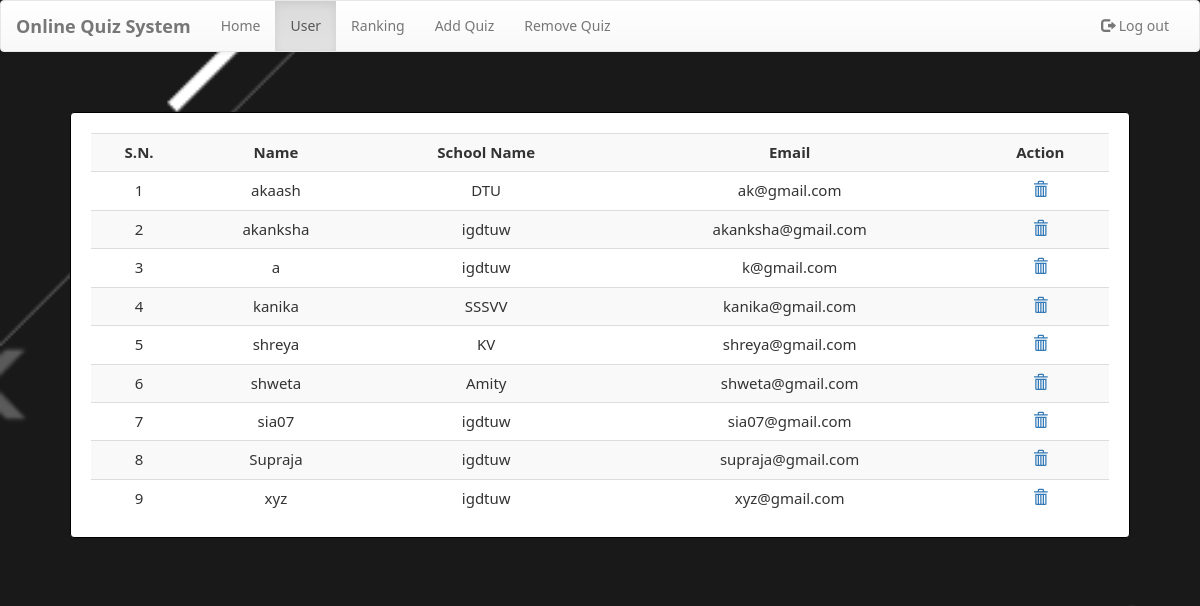
The page /dashboard.php?q=1 (signed in) on the database its author committed.
### tables this page shows
CREATE TABLE `user` (
  `name` varchar(50) NOT NULL,
  `school_name` varchar(100) NOT NULL,
  `email` varchar(50) NOT NULL,
  `password` varchar(50) NOT NULL
);

### dashboard.php (the view, shortened to what this page needs)
<?php
    include_once 'database.php';
?>
<!DOCTYPE html>
<html>
<head>
    <link  rel="stylesheet" href="css/bootstrap.min.css"/>
    <link  rel="stylesheet" href="css/bootstrap-theme.min.css"/>
    <link rel="stylesheet" href="css/welcome.css">
    <link  rel="stylesheet" href="css/font.css">
</head>
<body>
    <nav class="navbar navbar-default title1">
        <div class="container-fluid">
            <div class="navbar-header">
                <a class="navbar-brand" href="Javascript:void(0)"><b>Online Quiz System</b></a>
            </div>
            <div class="collapse navbar-collapse" id="bs-example-navbar-collapse-1">
                <ul class="nav navbar-nav navbar-left">
                    <li <?php if(@$_GET['q']==0) echo'class="active"'; ?>><a href="dashboard.php?q=0">Home<span class="sr-only">(current)</span></a></li>
                    <li <?php if(@$_GET['q']==1) echo'class="active"'; ?>><a href="dashboard.php?q=1">User</a></li>
                    <li <?php if(@$_GET['q']==2) echo'class="active"'; ?>><a href="dashboard.php?q=2">Ranking</a></li>
                    <li class="dropdown <?php if(@$_GET['q']==4 || @$_GET['q']==5) echo'active"'; ?>">
                    <li><a href="dashboard.php?q=4">Add Quiz</a></li>
                    <li><a href="dashboard.php?q=5">Remove Quiz</a></li>
                </ul>
                <ul class="nav navbar-nav navbar-right">
                    <li <?php echo''; ?> > <a href="logout1.php?q=dashboard.php"><span class="glyphicon glyphicon-log-out" aria-hidden="true"></span>&nbsp;Log out</a></li>
                </ul>
            </div>
        </div>
    </nav>
    <div class="container">
        <div class="row">
            <div class="col-md-12">
                <?php
                    if(@$_GET['q']==1)
                    {
                        $result = mysqli_query($con,"SELECT * FROM user") or die('Error');
                        echo  '<div class="panel"><div class="table-responsive"><table class="table table-striped title1">
                        <tr><td><center><b>S.N.</b></center></td><td><center><b>Name</b></center></td><td><center><b>School Name</b></center></td><td><center><b>Email</b></center></td><td><center><b>Action</b></center></td></tr>';
                        $c=1;
                        while($row = mysqli_fetch_array($result))
                        {
                            $name = $row['name'];
                            $email = $row['email'];
                            $school = $row['school_name'];
                            echo '<tr><td><center>'.$c++.'</center></td><td><center>'.$name.'</center></td><td><center>'.$school.'</center></td><td><center>'.$email.'</center></td><td><center><a title="Delete User" href="update.php?demail='.$email.'"><b><span class="glyphicon glyphicon-trash" aria-hidden="true"></span></b></a></center></td></tr>';
                        }
                        echo '</table></div></div>';
                    }
                ?>
            </div>
        </div>
    </div>
</body>
</html>

### welcome.css (style rules this page uses)
* { box-sizing: border-box; }
body { background-color: #0b9164; margin: 0; font-family: Noto Sans; }
.panel { border-color:rgb(0, 0, 0); margin:40px; padding:20px; font: 15px "Noto Sans"; }

### dashboard.php (style rules this page uses)
body { width: 100%; background: url(image/admin.png) ; background-position: center center; background-repeat: no-repeat; background-attachment: fixed; background-size: cover; }

### rows shown on the page
user: name "akaash", school_name "DTU", email "ak@gmail.com"
user: name "akanksha", school_name "igdtuw", email "akanksha@gmail.com"
user: name "a", school_name "igdtuw", email "k@gmail.com"
user: name "kanika", school_name "SSSVV", email "kanika@gmail.com"
user: name "shreya", school_name "KV", email "shreya@gmail.com"
user: name "shweta", school_name "Amity", email "shweta@gmail.com"
user: name "sia07", school_name "igdtuw", email "sia07@gmail.com"
user: name "Supraja", school_name "igdtuw", email "supraja@gmail.com"
user: name "xyz", school_name "igdtuw", email "xyz@gmail.com"
